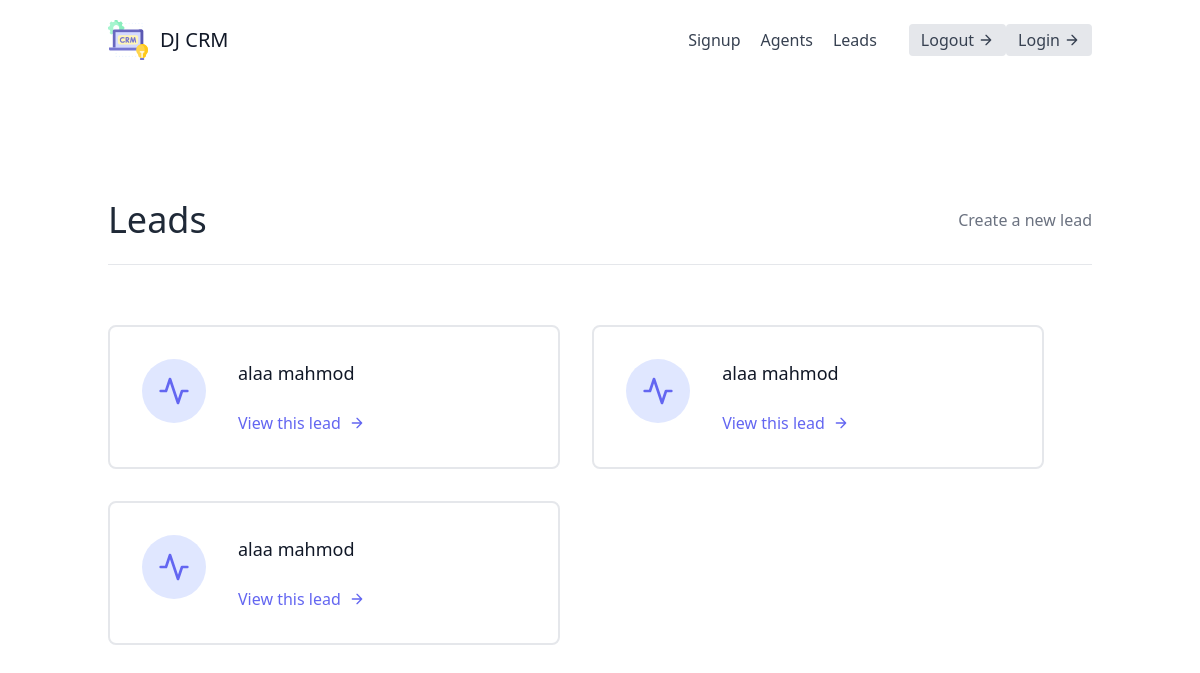
Page /leads/ on the earlier database version.
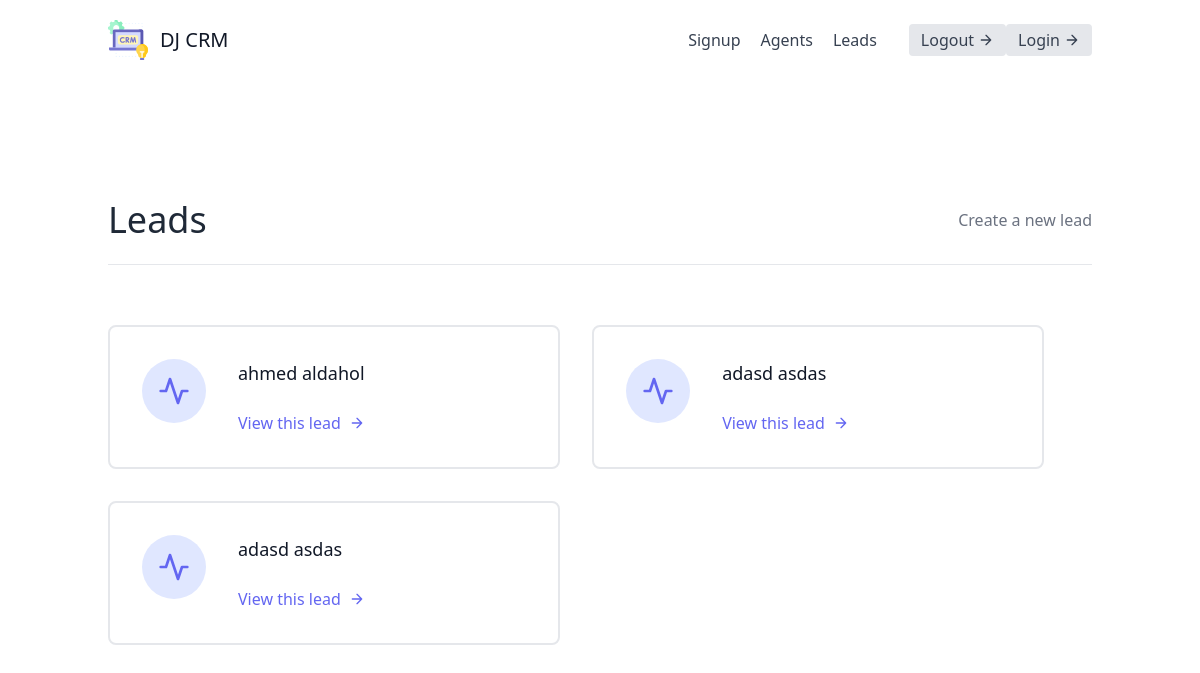
Same page on the later database version.
### leads/models.py (models this page shows, shortened)
class Lead(models.Model):
    SOURCE_CHOICES = (
        ("YouTube", "YouTube"),
        ("Google", "Google"),
        ("Newsletter", "Newsletter"),
    )
    first_name = models.CharField(max_length=20)
    last_name = models.CharField(max_length=20)
    agent = models.ForeignKey("Agent", on_delete=models.CASCADE)
    age = models.IntegerField(default=0)
    phoned = models.BooleanField(default=False)
    source = models.CharField(choices=SOURCE_CHOICES, max_length=100)
    profile_picture = models.ImageField(blank=True, null=True)
    special_file = models.FileField(blank=True, null=True)

### leads/views.py (the view)
# urls.py: path("", lead_list, name="lead-list"),
def lead_list(request):
    leads = Lead.objects.all()
    context = {"leads": leads}
    return render(request, "leads/lead_list.html", context=context)

### leads/templates/leads/lead_list.html (shortened to what this page needs)
{% extends "base.html" %} {% block content %}
<section class="text-gray-700 body-font">
  <div class="container px-5 py-24 mx-auto flex flex-wrap">
    <div class="w-full mb-6 py-6 flex justify-between items-center border-b border-gray-200">
        <div>
            <h1 class="text-4xl text-gray-800">Leads</h1>
        </div>
        <div>
            <a class="text-gray-500 hover:text-blue-500" href="{% url 'leads:lead-create' %}">
                Create a new lead
            </a>
        </div>
    </div>    <div class="mt-5 flex flex-wrap -m-4">
      {% for lead in leads %}
      <div class="p-4 lg:w-1/2 md:w-full">
        <div
          class="flex border-2 rounded-lg border-gray-200 p-8 sm:flex-row flex-col"
        >
          <div
            class="w-16 h-16 sm:mr-8 sm:mb-0 mb-4 inline-flex items-center justify-center rounded-full bg-indigo-100 text-indigo-500 flex-shrink-0"
          >
            <svg
              fill="none"
              stroke="currentColor"
              stroke-linecap="round"
              stroke-linejoin="round"
              stroke-width="2"
              class="w-8 h-8"
              viewBox="0 0 24 24"
            >
              <path d="M22 12h-4l-3 9L9 3l-3 9H2"></path>
            </svg>
          </div>
          <div class="flex-grow">
            <h2 class="text-gray-900 text-lg title-font font-medium mb-3">
              {{lead.first_name}} {{lead.last_name}}
            </h2>
            <a href="{% url 'leads:lead-detail' lead.pk%}" class="mt-3 text-indigo-500 inline-flex items-center">
              View this lead
              <svg
                fill="none"
                stroke="currentColor"
                stroke-linecap="round"
                stroke-linejoin="round"
                stroke-width="2"
                class="w-4 h-4 ml-2"
                viewBox="0 0 24 24"
              >
                <path d="M5 12h14M12 5l7 7-7 7"></path>
              </svg>
            </a>
          </div>
        </div>
      </div>
      {% endfor %}
    </div>
  </div>
</section>
{% endblock content %}

### templates/base.html (shortened to what this page needs)
<!DOCTYPE html>
<html lang="en">
  <head>
    <link
      rel="stylesheet"
      href="https://unpkg.com/tailwindcss@^2/dist/tailwind.min.css"
    />
  </head>
  <body>
    <div class="max-w-7xl mx-auto ">
        {% include 'navbar.html' %}
        {% block content %}
        {% endblock content %}
    </div>
  </body>
</html>

### templates/navbar.html (shortened to what this page needs)
<header class="text-gray-700 body-font">
    <div class="container mx-auto flex flex-wrap p-5 flex-col md:flex-row items-center">
      <a href="" class="flex title-font font-medium items-center text-gray-900 mb-4 md:mb-0">
        <span class="ml-3 text-xl">DJ CRM</span>
      </a>
      <nav class="md:ml-auto flex flex-wrap items-center text-base justify-center">
          <a href="" class="mr-5 hover:text-gray-900">Signup</a>
          <a href="" class="mr-5 hover:text-gray-900">Agents</a>
          <a href="{% url 'leads:lead-list' %}" class="mr-5 hover:text-gray-900">Leads</a>
      </nav>
        <a href="" class="ml-3 inline-flex items-center bg-gray-200 border-0 py-1 px-3 focus:outline-none hover:bg-gray-300 rounded text-base mt-4 md:mt-0">
          Logout
            <svg fill="none" stroke="currentColor" stroke-linecap="round" stroke-linejoin="round" stroke-width="2" class="w-4 h-4 ml-1" viewBox="0 0 24 24">
                <path d="M5 12h14M12 5l7 7-7 7"></path>
            </svg>
        </a>
      <a href="" class="inline-flex items-center bg-gray-200 border-0 py-1 px-3 focus:outline-none hover:bg-gray-300 rounded text-base mt-4 md:mt-0">
          Login
          <svg fill="none" stroke="currentColor" stroke-linecap="round" stroke-linejoin="round" stroke-width="2" class="w-4 h-4 ml-1" viewBox="0 0 24 24">
              <path d="M5 12h14M12 5l7 7-7 7"></path>
          </svg>
      </a>
    </div>
</header>

Differences in the rows shown:
removed Lead: first_name "alaa", last_name "mahmod"
removed Lead: first_name "alaa", last_name "mahmod"
changed Lead: first_name "alaa" → "ahmed"; last_name "mahmod" → "aldahol"
added Lead: first_name "adasd", last_name "asdas"
added Lead: first_name "adasd", last_name "asdas"
